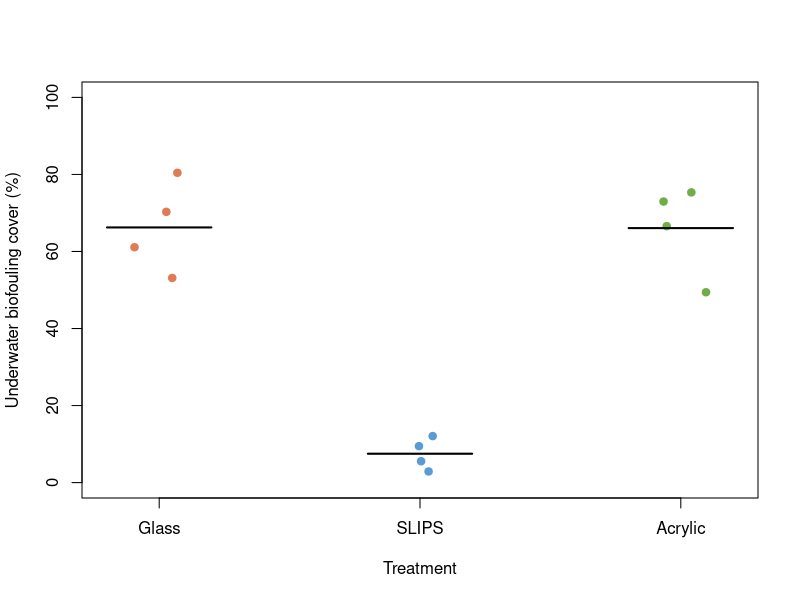

Generate this figure with R:
# =============================================================================
# underwater_cover_stats.R
# Inner-port UNDERWATER % biofouling -- one value per camera (12 cameras, 4/trt).
# Single-endpoint, two-group procedure (mirrors the dry-mass analysis):
#   Shapiro-Wilk -> Welch's t-test (primary: Glass vs SLIPS) / Mann-Whitney U;
#   Cohen's d; omnibus one-way ANOVA + Tukey HSD, Kruskal-Wallis + BH Wilcoxon.
# Base R only (no package dependencies).
# =============================================================================
setwd("/Volumes/samsung/Corinne/SLIPS082026/coral_cams/%area_testing")
df <- read.csv("percentBiofoul_underwater.csv", check.names = FALSE)
names(df)[names(df) == "Camera #"] <- "Camera"
df$cover     <- df$Percent
df$Treatment <- factor(trimws(df$Treatment), levels = c("Glass","SLIPS","Acrylic")) # Glass = ref

sink("underwater_cover_results.txt", split = TRUE)
cat("Inner-port underwater % biofouling -- single-endpoint two-group analysis\n")
cat("Generated:", format(Sys.time()), "\n"); cat(strrep("=", 68), "\n")

cat("\n-- Descriptives (mean, SD, SE) --\n")
agg <- do.call(rbind, lapply(split(df$cover, df$Treatment), function(x)
  c(n = length(x), mean = mean(x), sd = sd(x), se = sd(x)/sqrt(length(x)))))
print(round(agg, 3))

cat("\n-- Shapiro-Wilk normality per treatment --\n")
print(by(df$cover, df$Treatment, shapiro.test))

ctrl  <- df$cover[df$Treatment == "Glass"]
slips <- df$cover[df$Treatment == "SLIPS"]
acryl <- df$cover[df$Treatment == "Acrylic"]

cat("\n-- Welch two-sample t-test: Glass vs SLIPS (PRIMARY) --\n")
print(t.test(ctrl, slips, var.equal = FALSE))
cat("\n-- Mann-Whitney U: Glass vs SLIPS --\n")
print(wilcox.test(ctrl, slips, exact = FALSE))
d <- (mean(ctrl) - mean(slips)) / sqrt((sd(ctrl)^2 + sd(slips)^2)/2)
cat(sprintf("\nCohen's d (Glass vs SLIPS): %.3f\n", d))

cat("\n-- One-way ANOVA (all three treatments) --\n")
fit <- aov(cover ~ Treatment, data = df); print(summary(fit))
cat("\n-- Tukey HSD --\n"); print(TukeyHSD(fit))
cat("\n-- Kruskal-Wallis --\n"); print(kruskal.test(cover ~ Treatment, data = df))
cat("\n-- Pairwise Wilcoxon (Benjamini-Hochberg) --\n")
print(pairwise.wilcox.test(df$cover, df$Treatment, p.adjust.method = "BH", exact = FALSE))
sink()

# dot plot (points + mean bars)
png("underwater_cover_dotplot.png", 800, 500, res = 110)
cols <- c(Glass = "#E07B54", SLIPS = "#5B9BD5", Acrylic = "#70AD47")
stripchart(cover ~ Treatment, data = df, vertical = TRUE, pch = 19, method = "jitter",
           col = cols[levels(df$Treatment)], ylim = c(0, 100),
           ylab = "Underwater biofouling cover (%)", xlab = "Treatment")
means <- tapply(df$cover, df$Treatment, mean)
for (i in seq_along(means)) segments(i - 0.2, means[i], i + 0.2, means[i], lwd = 2)
dev.off()

cat("Done. See underwater_cover_results.txt and underwater_cover_dotplot.png\n")
